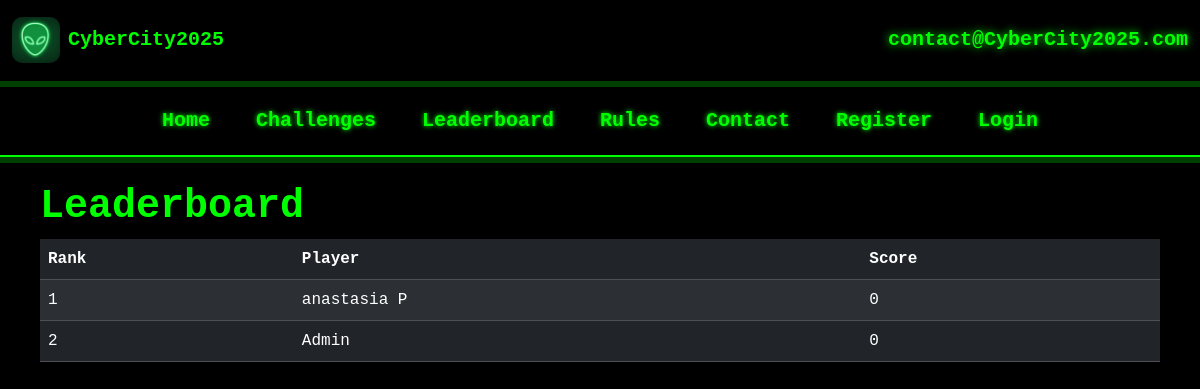
The app's page /leaderboard with its own data.
### models.py (models this page shows, shortened)
class User(UserMixin, db.Model):
    id = db.Column(db.Integer, primary_key=True)
    email_address = db.Column(db.String(255), unique=True)
    name = db.Column(db.String(255))
    password_hash = db.Column(db.String(255))
    user_level = db.Column(db.Integer)
    score = db.Column(db.Integer, default=0)
    active = db.Column(db.Boolean)

### app.py (the view)
@app.route('/leaderboard')
def leaderboard():
    users = User.query.order_by(User.score.desc()).limit(10).all()
    return render_template("leaderboard.html", title="Leaderboard", users=users, user=current_user)

### templates/leaderboard.html
{% extends "base.html" %}
{% block rowOneContent %}
<h1 style="color: #00FF00; font-family: monospace; font-weight: bold;">Leaderboard</h1>
<table class="table table-dark table-striped" style="color: #00FF00; font-family: monospace;">
  <thead>
    <tr>
      <th>Rank</th>
      <th>Player</th>
      <th>Score</th>
    </tr>
  </thead>
  <tbody>
    {% for user in users %}
    <tr>
      <td>{{ loop.index }}</td>
      <td>{{ user.name }}</td>
      <td>{{ user.score }}</td>
    </tr>
    {% endfor %}
  </tbody>
</table>
{% endblock %}

### static/site.css (style rules this page uses)
body { background-color: #000000; color: #00FF00; font-family: 'Courier New', Courier, monospace; margin: 0; padding: 0; }
h1, h2, h3, p, ul, li { color: #00FF00; }

### records on screen
User: name "anastasia P", score "0"
User: name "Admin", score "0"
